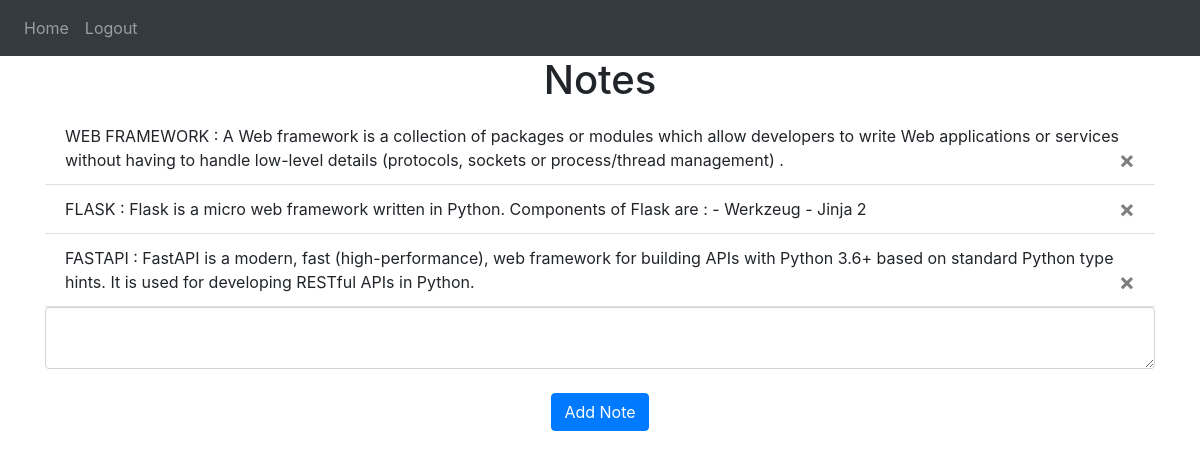
Screenshot of / (signed in) with the database file from the repository.
### website/models.py (models this page shows)
class Note(db.Model):
    id = db.Column(db.Integer, primary_key=True)
    data = db.Column(db.String(10000))
    date = db.Column(db.DateTime(timezone=True), default=func.now())
    user_id = db.Column(db.Integer, db.ForeignKey('user.id'))

### website/views.py (the view, shortened to what this page needs)
@views.route('/', methods=['GET', 'POST'])
@login_required
def home():
    return render_template("home.html", user=current_user)

### website/__init__.py (called while the page is built)
def create_app():
    app = Flask(__name__)
    app.config['SECRET_KEY'] = 'hello'
    app.config['SQLALCHEMY_DATABASE_URI'] = f'sqlite:///{DB_NAME}'
    db.init_app(app)
    from .views import views
    from .auth import auth
    app.register_blueprint(views, url_prefix='/')
    app.register_blueprint(auth, url_prefix='/')
    from .models import User, Note
    create_database(app)
    login_manager = LoginManager()
    login_manager.login_view = 'auth.login'
    login_manager.init_app(app)
    @login_manager.user_loader
    def load_user(id):
        return User.query.get(int(id))
    return app

### website/templates/home.html
{% extends "base.html" %}
{% block title %}Home{% endblock %} {% block content %}
<h1 align="center">Notes</h1>
  <ul class="list-group list-group-flush" id="notes">
    {% for note in user.notes %}
    <li class="list-group-item">
      {{ note.data }}
      <button type="button" class="close" onClick="deleteNote({{note.id}})">
        <span aria-hidden="true">&times;</span>
      </button>
    </li>
    {% endfor %}
  </ul>
<form method="POST">
  <textarea name="note" id="note" class="form-control"></textarea>
  <br />
  <div align="center">
      <button type="submit" class="btn btn-primary">Add Note</button>
  </div>
</form>
{% endblock %}

### website/templates/base.html (shortened to what this page needs)
<!DOCTYPE html>
<html>
  <head>
    <link
      rel="stylesheet"
      href="https://stackpath.bootstrapcdn.com/bootstrap/4.4.1/css/bootstrap.min.css"
    />
    <link
      rel="stylesheet"
      href="https://stackpath.bootstrapcdn.com/font-awesome/4.7.0/css/font-awesome.min.css"
    />
  </head>
  <body>
    <nav class="navbar navbar-expand-lg navbar-dark bg-dark">
      <div class="collapse navbar-collapse" id="navbar">
        <div class="navbar-nav">
          {% if user.is_authenticated %}
          <a class="nav-item nav-link" id="home" href="/">Home</a>
          <a class="nav-item nav-link" id="logout" href="/logout">Logout</a>
          {% else %}
          <a class="nav-item nav-link" id="login" href="/login">Login</a>
          <a class="nav-item nav-link" id="signUp" href="/sign-up">Sign Up</a>
          {% endif %}
        </div>
      </div>
    </nav>
    <div class="container">{% block content %} {% endblock %}</div>
  </body>
</html>

### rows the page displays
Note: data "WEB FRAMEWORK : A Web framework is a collection of packages or modules which allow developers to write Web applications or services without having to handle low-level details (protocols, sockets or process/thread management) ."
Note: data "FLASK : Flask is a micro web framework written in Python. Components of Flask are : - Werkzeug - Jinja 2"
Note: data "FASTAPI : FastAPI is a modern, fast (high-performance), web framework for building APIs with Python 3.6+ based on standard Python type hints. It is used for developing RESTful APIs in Python."
